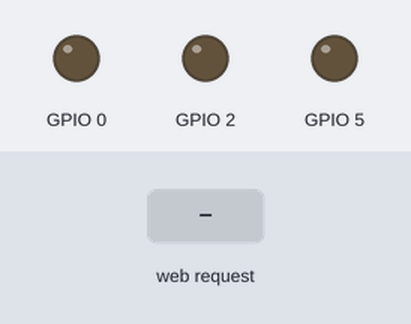
This sketch was run on a simulated ESP8266 (NodeMCU). Parts: output pins drawn as LEDs (lit = HIGH). The inputs (shaded band) are chosen by the test bench. WiFi joins after 1.5 s; servers stay silent unless stated; what the sketch prints to the serial monitor is not drawn.

Above: at 2.9 s.
3.0 s: HTTP request GET /?SERVO=FeedNow received
At 5.5 s:
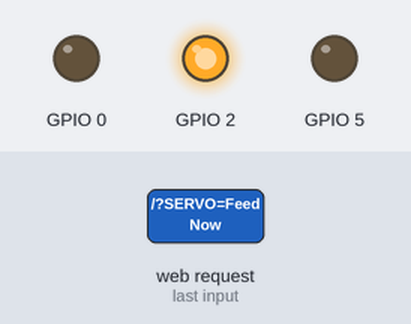
5.8 s: HTTP request GET /?SERVO=StopFeed received
At 6.4 s:
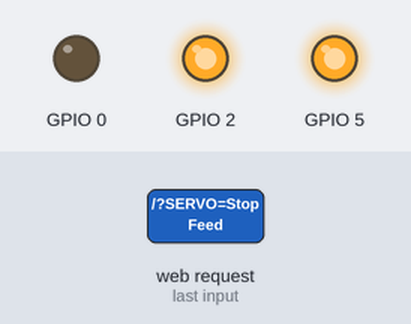
At 7.0 s:
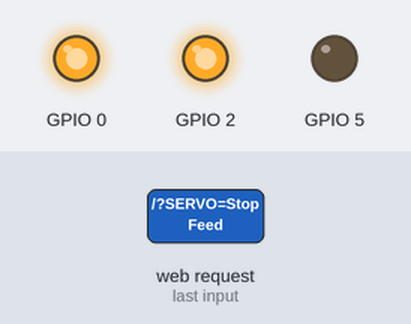
Timing chart, 0 to 8.8 s (numbered marks = the images above; inputs shaded):
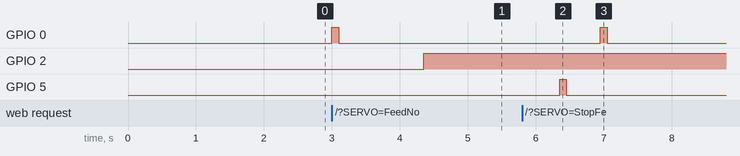

The sketch:

modding_one.ino
```cpp
#include <ESP8266WiFi.h>
#include <WiFiClient.h>
#include <ESP8266WebServer.h>
#include <ESP8266mDNS.h>

const char* ssid     = "AndroidAP";
const char* password = "aaaaaaaaa";

ESP8266WebServer WebServer (80);

int SERVOCurrent = 0;

void setup() {
  // put your setup code here, to run once:
  Serial.begin(115200);
  delay(200);
  Serial.println("Verbinde Servo.");

  connectWifi();
  beginServer();
}

void loop() {
  // put your main code here, to run repeatedly:
  WebServer.handleClient();
}

void connectWifi()
{
  WiFi.begin(ssid, password);
  while (WiFi.status() != WL_CONNECTED) {
    delay(500);
    Serial.print(".");
  }
  Serial.println("");
  Serial.println("WiFi verbunden");
  Serial.println("IP Addresse: ");
  Serial.println(WiFi.localIP());
}

void beginServer()
{
  WebServer.on ( "/", handleRoot ); // Wenn die URL aufgerufen wird (ohne etwas hinter dem /) wird die Funktion "handleRoot" gestartet
  WebServer.begin();
  Serial.println ( "HTTP Webserver gestartet!" );
}

void handleRoot() {
  if ( WebServer.hasArg("SERVO") ) { // Wir wurden mit dem Argument "SERVO" aufgerufen - es gibt also gleich etwas zu tun!
    handleSubmit();
  } else {
    // Einfach nur die Webseite ausliefern
    WebServer.send ( 200, "text/html", getPage());
  }
}

void handleSubmit(){
  String SERVOValue;
  SERVOValue =WebServer.arg("SERVO");

  if (SERVOValue == "FeedNow") {
    //SERVOCurrent = SERVOCurrent + 15;
      pinMode(0, OUTPUT);
      soundDeep();
      pinMode(2, OUTPUT);
      stop();
      SERVOValue = "-15";
  }
  else if (SERVOValue == "1s.Apply") {
    //SERVOCurrent = SERVOCurrent + 15;
      pinMode(0, OUTPUT);
      soundDeep();
      pinMode(2, OUTPUT);
      stop1();
      SERVOValue = "-15";
  }
  else if (SERVOValue == "2s.Apply") {
    //SERVOCurrent = SERVOCurrent + 15;
      pinMode(0, OUTPUT);
      soundDeep();
      pinMode(2, OUTPUT);
      stop2();
      SERVOValue = "-15";
  }
  else if (SERVOValue == "3s.Apply") {
    //SERVOCurrent = SERVOCurrent + 15;
      pinMode(0, OUTPUT);
      soundDeep();
      pinMode(2, OUTPUT);
      stop4();
      SERVOValue = "-15";
  }
  else if (SERVOValue == "StopFeed") {
    //SERVOCurrent = SERVOCurrent + 15;
      pinMode(5, OUTPUT);
      onLight();
      pinMode(0, OUTPUT);
      soundDeep();
      pinMode(2, OUTPUT);
      stop3();
      SERVOValue = "-15";
  }


  Serial.print("Setze Winkel ");
  //int value1 = int(SERVOCurrent);
  //Serial.print(SERVOCurrent);
  Serial.println(" Grad.");
  //Servo_SG90.write(SERVOCurrent);
  // Webseite wieder aktualiseren
  WebServer.send ( 200, "text/html", getPage());
}

void stop(){

  digitalWrite(2, LOW);  // Turn the LED on (Note that LOW is the voltage level
  // but actually the LED is on; this is because
  // it is active low on the ESP-01)
  delay(750);                      // Wait for a second
  digitalWrite(2, HIGH);  // Turn the LED off by making the voltage HIGH
  delay(2000);
}

void stop1(){
  digitalWrite(2, LOW);  // Turn the LED on (Note that LOW is the voltage level
  // but actually the LED is on; this is because
  // it is active low on the ESP-01)
  delay(750);                      // Wait for a second
  digitalWrite(2, HIGH);  // Turn the LED off by making the voltage HIGH
  delay(2000);
}

void stop2(){
  digitalWrite(2, LOW);  // Turn the LED on (Note that LOW is the voltage level
  // but actually the LED is on; this is because
  // it is active low on the ESP-01)
  delay(1500);                      // Wait for a second
  digitalWrite(2, HIGH);  // Turn the LED off by making the voltage HIGH
  delay(2000);
}

void stop3(){
  delay(750);// Wait for a second
  digitalWrite(2, HIGH);  // Turn the LED off by making the voltage HIGH
  delay(2000);
}

void stop4(){
  digitalWrite(2, LOW);  // Turn the LED on (Note that LOW is the voltage level
  // but actually the LED is on; this is because
  // it is active low on the ESP-01)
  delay(2250);  // Wait for a second
  digitalWrite(2, HIGH);  // Turn the LED off by making the voltage HIGH
  delay(2000);
}

void onLight(){
  digitalWrite(5,HIGH);
  delay(100);
  digitalWrite(5,LOW);
  delay(500);
}

void soundDeep(){
  digitalWrite(0,100);
  delay(100);
  digitalWrite(0,0);
  delay(500);
}

String getPage() {
  String ServoString = String(SERVOCurrent); // Holt die aktuelle Einstellung und wandelt diese in einen String. Ist untem im Code eingebaut.
  String page = "<html lang=de-DE><head>";
  //page += "<meta http-equiv='refresh' content='60'/>";
  page += "<title>Automatic Fish Feeder - Machine</title>";
  page += "<style>*{margin: 0;padding: 0;font-family: 'Segoe UI', Tahoma, Geneva, Verdana, sans-serif;}";
  page += ".backgroun_margin{margin: 5%;}";
  page += ".curd_header{width: auto;margin: 1%;padding: 20px;background: rgb(237, 237, 255);border-radius: 10px;}";
  page += ".curd_header h1{font-size: 38px;}";
  page += ".curd_header p{color: rgb(92, 92, 92);font-size: 15px;max-width: 580px;margin-top: 10px;margin-bottom: 10px;}";
  page += ".button{width: 120px;height: 42px;border-radius: 8px;border: 1px solid rgb(0, 110, 255);color: rgb(0, 110, 255);background: transparent;margin: 12px 0 0 0;cursor: pointer;transition: .3s ease-in-out;}";
  page += ".button:hover{width: 120px;height: 42px;border-radius: 8px; border: 1px solid rgb(0, 110, 255);color: white;background: rgb(0, 110, 255);margin: 12px 0 0 0;cursor: pointer;transition: .3s ease-in-out;}";
  page += ".buttond{width: 120px;height: 42px;border-radius: 8px;border: 1px solid rgb(184, 0, 0);color: rgb(184, 0, 0);background: transparent;margin: 12px 0 0 0;cursor: pointer;transition: .3s ease-in-out;}";
  page += ".buttond:hover{width: 120px;height: 42px;border-radius: 8px; border: 1px solid rgb(184, 0, 0);color: white;background: rgb(184, 0, 0);margin: 12px 0 0 0;cursor: pointer;transition: .3s ease-in-out;}";
  page += ".card_manager{display: flex;}";
  page += ".headering{margin: 18px 0 20px 0;}";
  page += ".headering h1{margin: 0 12px;}";
  page += ".headering hr{margin: 0 58% 0px 12px;border: 2px solid rgb(0, 110, 255);border-radius: 10px;}";
  page += ".bolding{font-weight: 600;color: black;}";
  page += "@media all and (max-width: 600px) {.card_manager{display: inline;}.curd_header{margin: 20px;}}</style></head>";
  page += "<div class='backgroun_margin'><div class='card_manager'><div class='curd_header'><h1>Food Feed - <span>Fish</span></h1><p>Apart from the existing automated fish feeders, this has a companion app that can control the fish feeder from anywhere in the world. You can instantly feed the fish or you can set your feeding schedule and change them easily using the scheduler in the companion app.</p>";
  page += "<div><form action='/' method='post'>";
  page += "<input class='button' type='submit' name='SERVO' value='FeedNow'>";
  page += "<input class='buttond' type='submit' name='SERVO' value='StopFeed'>";
  page += "</form></div></div>";
  page += "<div class='curd_header'><h1>Hi User</h1><p>This is an automatic fish feeder you can buildd at your home at low cost, this is a upgrade of my previous feeder it has a better efficiency and give best result to your fish and you.And you coud use this one on your mobile phone, desktop and laptop device.</p></div></div>";
  page += "<div class='headering'><h1>Control Your Fish Feed Machine</h1><hr></div>";
  page += "<form action='/' method='post'>";
  page += "<div class='card_manager'><div class='curd_header'>";
  page += "<h1>Low</h1><p>This function make to your purposes. This one make with the Machine work in Low speed feeds feed for fish.</p><p class='bolding'>1 Seconds</p>";
  page += "<input class='button' name='SERVO' type='submit' value='1s.Apply'></div>";
  page += "<div class='curd_header'>";
  page += "<h1>Normal</h1><p>This function make to your purposes. This one make with the Machine work in Normal speed feeds feed for fish.</p><p class='bolding'>2 Seconds</p>";
  page += "<input class='button' name='SERVO' type='submit' value='2s.Apply'></div>";
  page += "<div class='curd_header'>";
  page += "<h1>High</h1><p>This function make to your purposes. This one make with the Machine work in High speed feeds feed for fish.</p><p class='bolding'>3 Seconds</p>";
  page += "<input class='button' name='SERVO' type='submit' value='3s.Apply'></div>";
  page += "</div></form></div></body></html>";
  return page;
}
```

Measured:
- after the input at 3.0 s, GPIO 0: LOW → HIGH at once, → LOW 0.10 s later; GPIO 2: LOW → HIGH after 1.4 s
- after the input at 5.8 s, GPIO 0: LOW → HIGH after 1.2 s, → LOW 0.10 s later; GPIO 5: LOW → HIGH after 0.55 s, → LOW 0.10 s later
